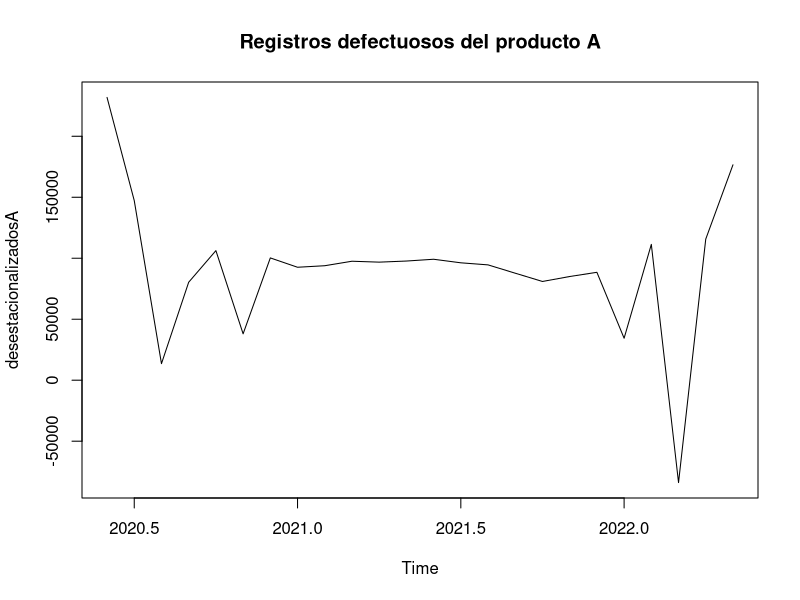
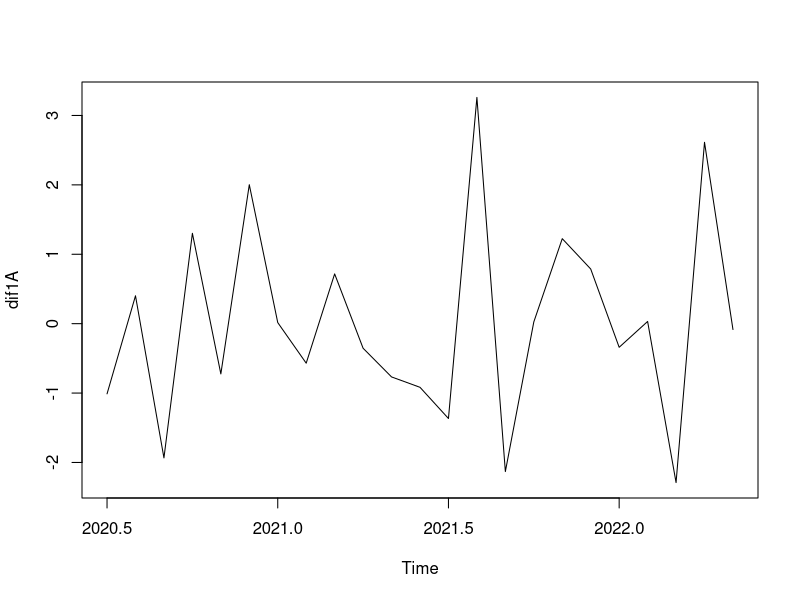
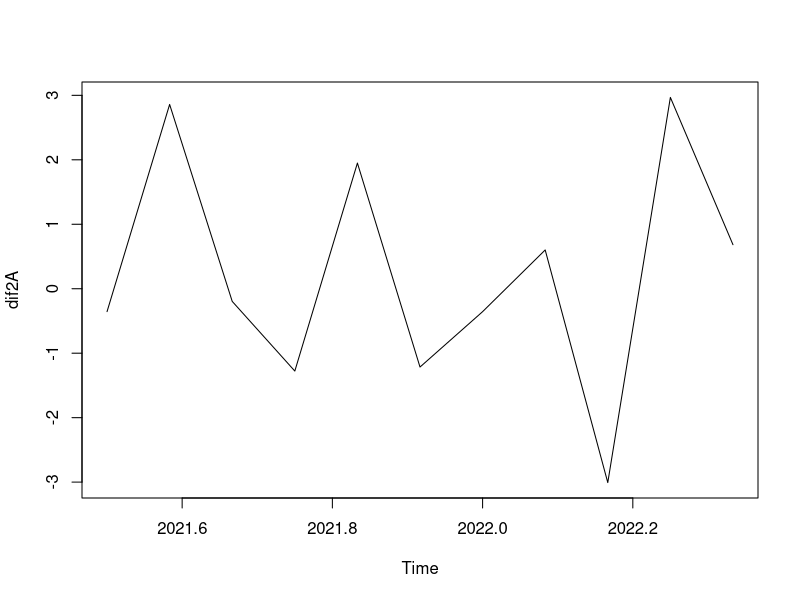
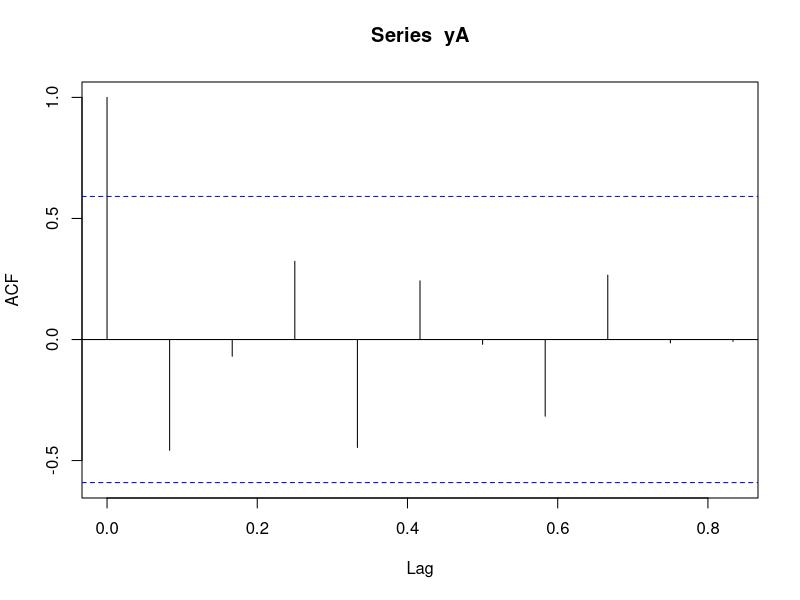
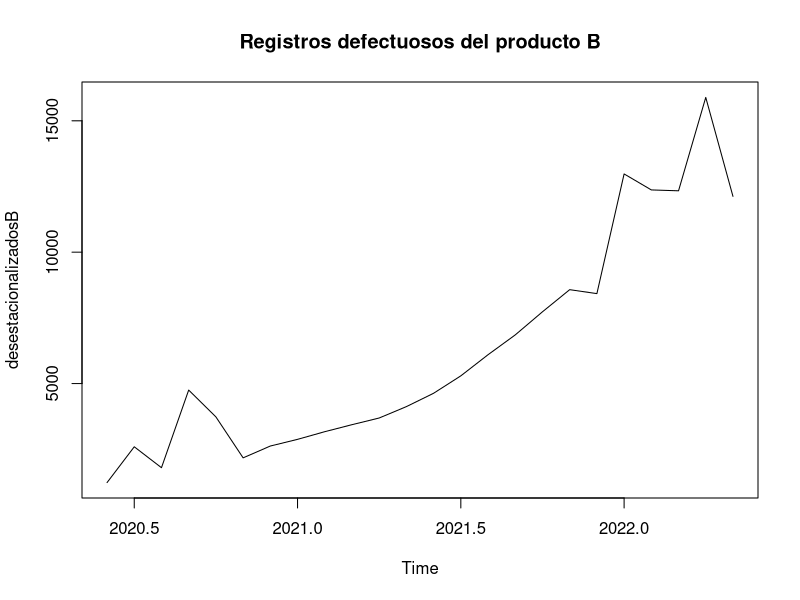
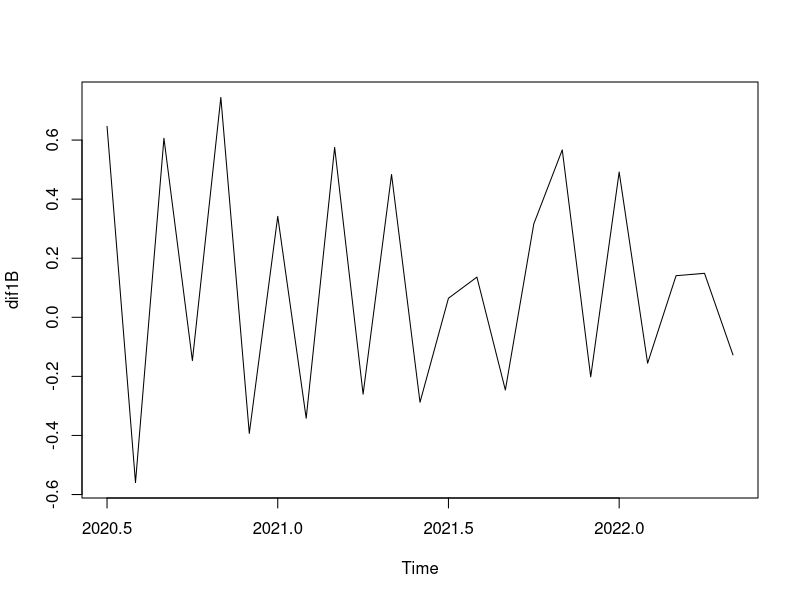
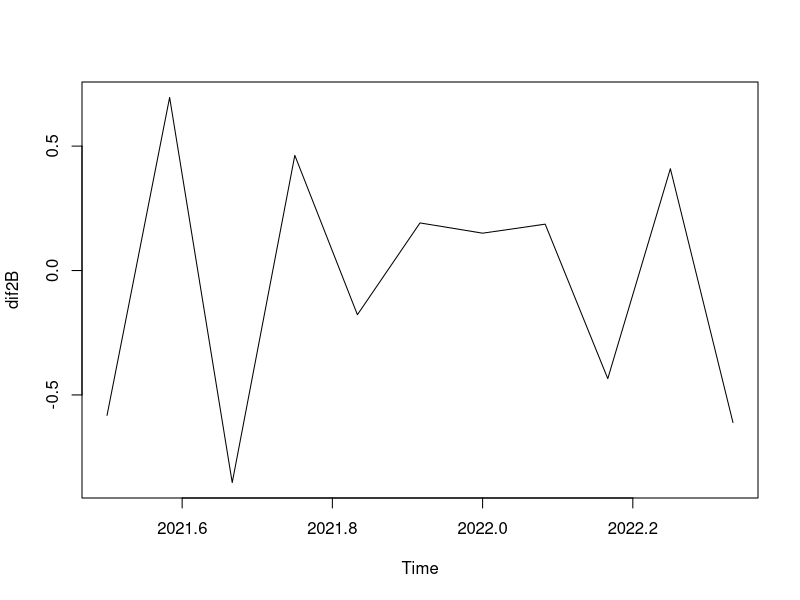
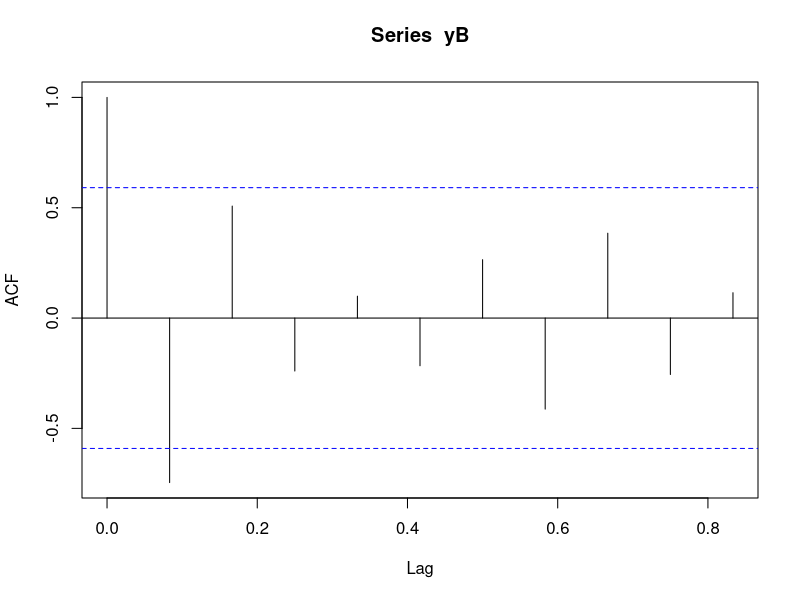

Recreate these plots in R, in order.

#install.packages("readxl")   # Read Excel Files
library(readxl)
#install.packages("dplyr")    # A Grammar of Data Manipulation
library(dplyr)

piezas = read_excel("./Datos_reto.xlsx", sheet=1, skip=2)
attach(piezas)

piezas = piezas[ -c(1,4,7) ]
piezas = rename(piezas, producidasA     = 1,
               defectuosasA     = 2,
               producidasB     = 3,
               defectuosasB     = 4,
               producidasC   = 5,
               defectuosasC       = 6)

# --------------------------------- PRODUCTO A --------------------------------- 

# Convertimos los datos a time series
productoA = ts(piezas$defectuosasA, start=c(2020, 6), frequency=12)

# Diagrama de caja y brazos
#boxplot(productoA ~ cycle(productoA)) 

pA = decompose(productoA)
#plot(pA, xlab='Año')
desestacionalizadosA = productoA-pA$seasonal
plot(desestacionalizadosA, main="Registros defectuosos del producto A")

# Eliminación de tendencia
xA = log(productoA) # Estabilización de la varianza
dif1A = diff(xA)
plot(dif1A)

dif2A = diff(dif1A, lag=12)
plot(dif2A)

yA = dif2A
acf(yA) # Función de autocorrelación
acf(yA, plot=FALSE)$acf # Altura de las líneas

# Verificar si tenemos o no ruido blanco
#plot.ts(productoA)
#mean(productoA)
#Box.test(productoA) # Prueba de hipótesis
                    #   H0: Ruido blanco
                    #   Ha: No es ruido blanco
                    #   Si p-value >= alpha     NO RECHAZO HIPÓTESIS NULA

# --------------------------------- PRODUCTO B --------------------------------- 

# Convertimos los datos a time series
productoB = ts(piezas$defectuosasB, start=c(2020, 6), frequency=12)

# Diagrama de caja y brazos
#boxplot(productoB ~ cycle(productoB)) 

pB = decompose(productoB)
#plot(pB, xlab='Año')
desestacionalizadosB = productoB-pB$seasonal
plot(desestacionalizadosB, main="Registros defectuosos del producto B")

# Eliminación de tendencia
xB = log(productoB) # Estabilización de la varianza
dif1B = diff(xB)
plot(dif1B)

dif2B = diff(dif1B, lag=12)
plot(dif2B)

yB = dif2B
acf(yB) # Función de autocorrelación
acf(yB, plot=FALSE)$acf # Altura de las líneas

# Verificar si tenemos o no ruido blanco
#plot.ts(productoB)
#mean(productoB)
#Box.test(productoB) # Prueba de hipótesis
#   H0: Ruido blanco
#   Ha: No es ruido blanco
#   Si p-value >= alpha     NO RECHAZO HIPÓTESIS NULA

# --------------------------------- PRODUCTO C --------------------------------- 

# Convertimos los datos a time series
productoC = ts(piezas$defectuosasC, start=c(2020, 6), frequency=12)

# Diagrama de caja y brazos
#boxplot(productoC ~ cycle(productoC)) 

pC = decompose(productoC)
#plot(pC, xlab='Año')
desestacionalizadosC = productoC-pC$seasonal
plot(desestacionalizadosC, main="Registros defectuosos del producto C")

# Eliminación de tendencia
xC = log(productoC) # Estabilización de la varianza
dif1C = diff(xC)
plot(dif1C)

dif2C = diff(dif1C, lag=12)
plot(dif2C)

yC = dif2C
acf(yC) # Función de autocorrelación
acf(yC, plot=FALSE)$acf # Altura de las líneas

# Verificar si tenemos o no ruido blanco
#plot.ts(productoC)
#mean(productoC)
#Box.test(productoC) # Prueba de hipótesis
#   H0: Ruido blanco
#   Ha: No es ruido blanco
#   Si p-value >= alpha     NO RECHAZO HIPÓTESIS NULA


